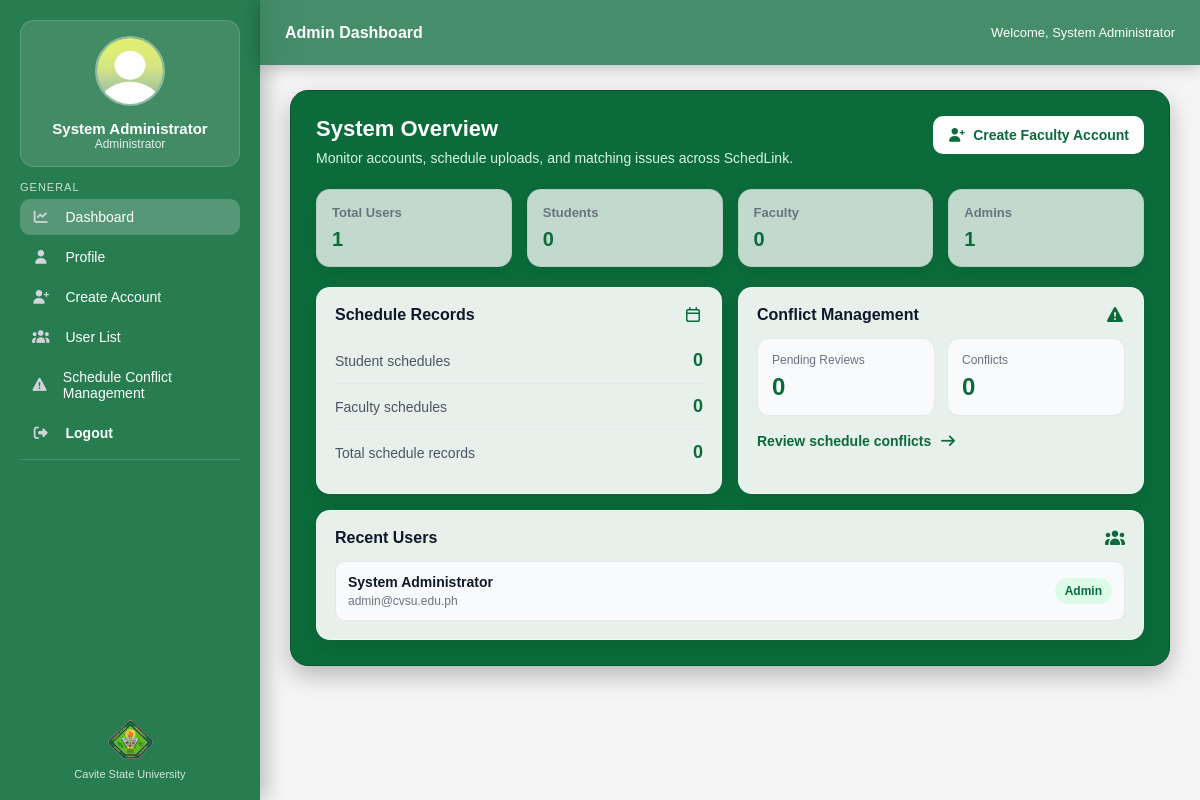
Page /php/admindashboard.php (signed in) on the earlier database version.
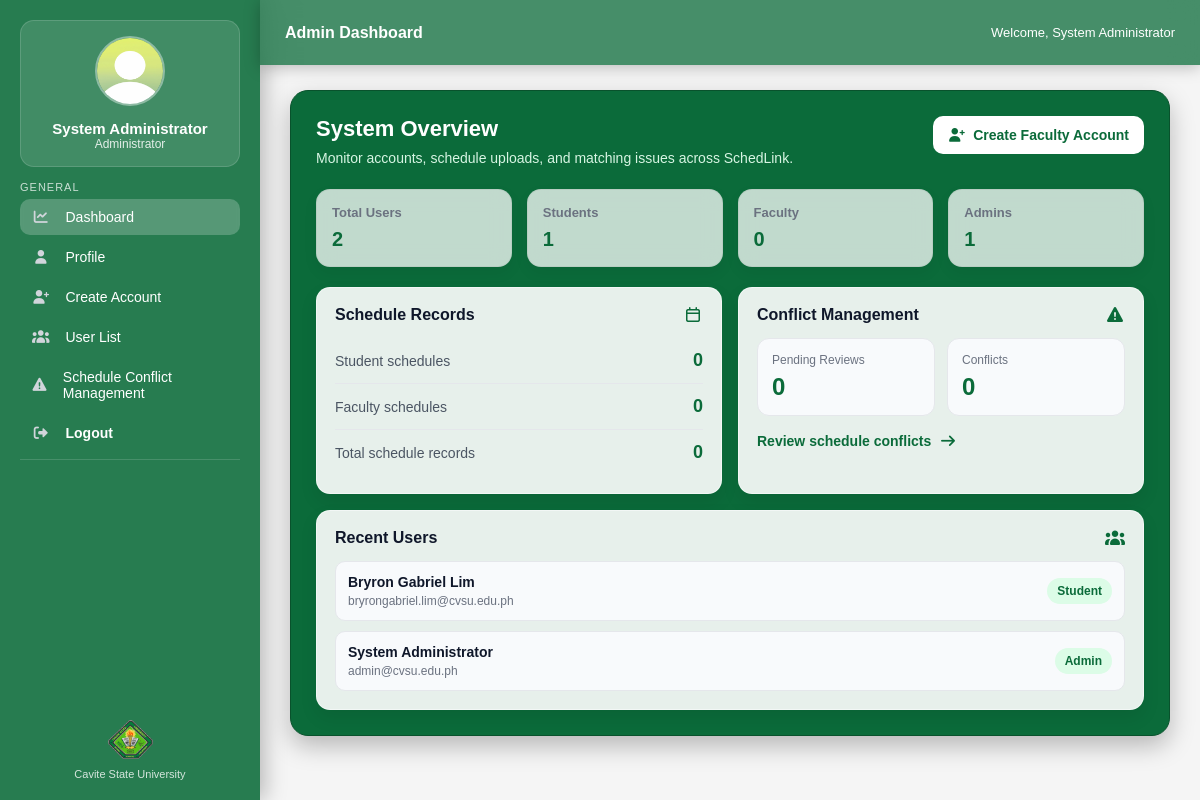
Same page on the later database version.
### tables this page shows
CREATE TABLE `users` (
  `user_id` int(11) NOT NULL,
  `fullname` varchar(255) NOT NULL,
  `email` varchar(255) NOT NULL,
  `password` varchar(255) NOT NULL,
  `role` enum('student','faculty','admin') NOT NULL,
  `profile_picture` varchar(255) DEFAULT NULL
);

### php/admindashboard.php (the view, shortened to what this page needs)
<?php
include '../includes/db.php';
$user_id = (int) $_SESSION['user_id'];
$stmt = $conn->prepare("SELECT * FROM users WHERE user_id = ?");
$stmt->bind_param("i", $user_id);
$stmt->execute();
$admin = $stmt->get_result()->fetch_assoc();
function countRows(mysqli $conn, string $sql): int {
    $result = $conn->query($sql);
    $row = $result->fetch_assoc();
    return (int) ($row['total'] ?? 0);
}
$total_users = countRows($conn, "SELECT COUNT(*) AS total FROM users");
$total_students = countRows($conn, "SELECT COUNT(*) AS total FROM users WHERE role = 'student'");
$total_faculty = countRows($conn, "SELECT COUNT(*) AS total FROM users WHERE role = 'faculty'");
$total_admins = countRows($conn, "SELECT COUNT(*) AS total FROM users WHERE role = 'admin'");
$student_schedules = countRows($conn, "SELECT COUNT(*) AS total FROM student_schedules");
$faculty_schedules = countRows($conn, "SELECT COUNT(*) AS total FROM faculty_schedules");
$pending_matches = countRows($conn, "SELECT COUNT(*) AS total FROM matched_schedules WHERE match_status = 'pending'");
$conflicts = countRows($conn, "SELECT COUNT(*) AS total FROM matched_schedules WHERE match_status = 'conflict'");
$recent_users = $conn->query("
    SELECT fullname, email, role
    FROM users
    ORDER BY user_id DESC
    LIMIT 5
");
$default_image = "../media/images.jpg";
$profile_picture = $default_image;
function e(string $value): string {
    return htmlspecialchars($value, ENT_QUOTES, 'UTF-8');
}
?>
<!DOCTYPE html>
<html lang="en">
<head>
    <link rel="stylesheet" href="../css/studentDashBoard.css">
    <link rel="stylesheet" href="../css/adminDashboard.css">
    <link rel="stylesheet" href="../fonts/css/all.min.css">
</head>
<body>
<div class="sidebar">
    <div>
        <div class="profile">
            <img src="<?php echo e($profile_picture); ?>" alt="Profile Picture">
            <h3><?php echo e($admin['fullname']); ?></h3>
            <p>Administrator</p>
        </div>
        <div class="section-title">GENERAL</div>
        <div class="nav">
            <a class="active" href="admindashboard.php">
                <i class="fa-solid fa-chart-line"></i> Dashboard
            </a>
            <a href="adminprofile.php">
                <i class="fa-solid fa-user"></i> Profile
            </a>
            <a href="create_account.php">
                <i class="fa-solid fa-user-plus"></i> Create Account
            </a>
            <a href="user_list.php">
                <i class="fa-solid fa-users"></i> User List
            </a>
            <a href="schedule_conflicts.php">
                <i class="fa-solid fa-triangle-exclamation"></i> Schedule Conflict Management
            </a>
            <a href="logout.php" class="logout-btn">
                <i class="fa-solid fa-right-from-bracket"></i> Logout
            </a>
        </div>
        <div class="divider"></div>
    </div>
    <div class="sidebar-footer">
        <img src="../media/cvsulogo.png" alt="CvSU Logo">
        <p>Cavite State University</p>
    </div>
</div>
<div class="header">
    <h2>Admin Dashboard</h2>
    <div class="user-box">
        Welcome, <?php echo e($admin['fullname']); ?>
    </div>
</div>
<div class="main">
    <div class="dashboard-container admin-dashboard">
        <div class="admin-dashboard-heading">
            <div>
                <h3>System Overview</h3>
                <p>Monitor accounts, schedule uploads, and matching issues across SchedLink.</p>
            </div>
            <a href="create_account.php" class="admin-action-btn">
                <i class="fa-solid fa-user-plus"></i>
                Create Faculty Account
            </a>
        </div>
        <div class="stats admin-stats">
            <div class="stat-card">
                <h4>Total Users</h4>
                <p><?php echo $total_users; ?></p>
            </div>
            <div class="stat-card">
                <h4>Students</h4>
                <p><?php echo $total_students; ?></p>
            </div>
            <div class="stat-card">
                <h4>Faculty</h4>
                <p><?php echo $total_faculty; ?></p>
            </div>
            <div class="stat-card">
                <h4>Admins</h4>
                <p><?php echo $total_admins; ?></p>
            </div>
        </div>
        <div class="admin-grid">
            <div class="admin-panel">
                <div class="admin-panel-header">
                    <h4>Schedule Records</h4>
                    <i class="fa-regular fa-calendar"></i>
                </div>
                <div class="admin-metric-row">
                    <span>Student schedules</span>
                    <strong><?php echo $student_schedules; ?></strong>
                </div>
                <div class="admin-metric-row">
                    <span>Faculty schedules</span>
                    <strong><?php echo $faculty_schedules; ?></strong>
                </div>
                <div class="admin-metric-row">
                    <span>Total schedule records</span>
                    <strong><?php echo $student_schedules + $faculty_schedules; ?></strong>
                </div>
            </div>
            <div class="admin-panel">
                <div class="admin-panel-header">
                    <h4>Conflict Management</h4>
                    <i class="fa-solid fa-triangle-exclamation"></i>
                </div>
                <div class="conflict-summary">
                    <div>
                        <span>Pending Reviews</span>
                        <strong><?php echo $pending_matches; ?></strong>
                    </div>
                    <div>
                        <span>Conflicts</span>
                        <strong><?php echo $conflicts; ?></strong>
                    </div>
                </div>
                <a href="schedule_conflicts.php" class="panel-link">
                    Review schedule conflicts
                    <i class="fa-solid fa-arrow-right"></i>
                </a>
            </div>
            <div class="admin-panel recent-users-panel">
                <div class="admin-panel-header">
                    <h4>Recent Users</h4>
                    <i class="fa-solid fa-users"></i>
                </div>
                <?php if ($recent_users && $recent_users->num_rows > 0): ?>
                    <div class="recent-user-list">
                        <?php while ($row = $recent_users->fetch_assoc()): ?>
                            <div class="recent-user-item">
                                <div>
                                    <strong><?php echo e($row['fullname']); ?></strong>
                                    <span><?php echo e($row['email']); ?></span>
                                </div>
                                <em><?php echo e(ucfirst($row['role'])); ?></em>
                            </div>
                        <?php endwhile; ?>
                    </div>
                <?php else: ?>
                    <p class="empty-state">No users found.</p>
                <?php endif; ?>
            </div>
        </div>
    </div>
</div>
</body>
</html>

### css/studentDashBoard.css (style rules this page uses)
* { margin:0; padding:0; box-sizing:border-box; font-family:Arial, sans-serif; }
body { display:flex; min-height:100vh; overflow-x:hidden; background:whitesmoke; background-size:cover; background-position:center; color:#eaf5ef; }
.sidebar { width:260px; min-width:260px; background:rgba(11,107,58,0.88); backdrop-filter:blur(14px); color:white; padding:20px; display:flex; flex-direction:column; justify-content:space-between; box-shadow:5px 0 20px rgba(0,0,0,0.25); z-index:1000; position:relative; }
.profile { background:rgba(255,255,255,0.12); padding:15px; border-radius:14px; text-align:center; margin-bottom:14px; border:1px solid rgba(255,255,255,0.15); }
.profile img { width:70px; height:70px; border-radius:50%; margin-bottom:10px; border:2px solid rgba(255,255,255,0.4); }
.profile h3 { font-size:15px; }
.profile p { font-size:12px; opacity:0.85; }
.section-title { font-size:11px; letter-spacing:1px; opacity:0.75; margin:14px 0 6px; }
.nav { display:flex; flex-direction:column; gap:4px; }
.nav a { color:white; text-decoration:none; padding:10px 12px; border-radius:10px; font-size:14px; display:flex; gap:8px; align-items:center; transition:0.25s; margin:0; }
.active { background:rgba(255,255,255,0.22); }
.divider { height:1px; background:rgba(255,255,255,0.15); margin:8px 0; }
.sidebar-footer { text-align:center; padding-top:10px; }
.sidebar-footer img { width:45px; margin-bottom:5px; }
.sidebar-footer p { font-size:11px; opacity:0.8; }
.header { position:fixed; z-index:1000; top:0; left:260px; right:0; height:65px; background:rgba(11,107,58,0.75); backdrop-filter:blur(14px); display:flex; align-items:center; justify-content:space-between; padding:0 25px; box-shadow:0 2px 15px rgba(0,0,0,0.25); }
.header h2 { font-size:16px; color:white; }
.user-box { font-size:13px; color:white; }
.main { flex:1; padding:90px 30px 30px; animation:fadeIn 0.35s ease-out; will-change:transform, opacity; }
.dashboard-container { background:#0b6b3a; color:white; border-radius:18px; padding:25px; border:1px solid #09522c; box-shadow:0 10px 25px rgba(0,0,0,0.25); }
.logout-btn { color: #ff4d4d; font-weight: bold; }
.nav a i { margin-right: 8px; color: #d1d5db; }
.stats { display: grid; grid-template-columns: repeat(auto-fit, minmax(180px, 1fr)); gap: 15px; margin-bottom: 20px; }
.stat-card { background: rgba(255,255,255,0.75); backdrop-filter: blur(10px); border-radius: 14px; padding: 15px; border: 1px solid rgba(0,0,0,0.05); box-shadow: 0 6px 15px rgba(0,0,0,0.05); }
.stat-card h4 { font-size: 13px; color: #6b7280; margin-bottom: 8px; }
.stat-card p { font-size: 20px; font-weight: 600; color: #0b6b3a; }

Differences in the rows shown:
added users: fullname "Bryron Gabriel Lim", email "bryrongabriel.lim@cvsu.edu.ph", role "Student"
Other differences:
$total_users: "1" → "2"
$total_students: "0" → "1"
